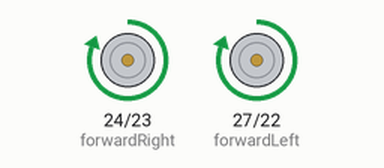
Bench run of a program on a simulated Raspberry Pi (BCM pin numbers). Parts: motor-driver pin pairs drawn as motors (green arrow = first pin HIGH = forward, orange = second pin HIGH = backward, longer = more drive). At 16.0 s the program stops and its outputs stay as they are.

Above: at 1.0 s.
At 3.0 s:
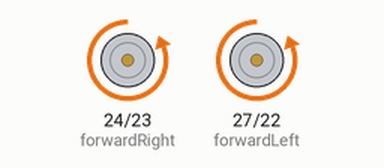
Timing chart, 0 to 5.2 s (numbered marks = the images above):
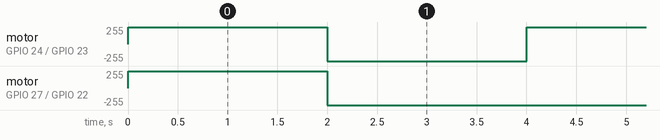

The program:

demo.py
```python
__author__="Ben Hart"
__version__="0.1.0"

from gpiozero import PWMOutputDevice
from time import sleep

PWM_FORWARD_LEFT_PIN = 27
PWM_REVERSE_LEFT_PIN = 22

PWM_FORWARD_RIGHT_PIN = 24
PWM_REVERSE_RIGHT_PIN = 23

forwardLeft = PWMOutputDevice(PWM_FORWARD_LEFT_PIN, True, 0, 1000)
reverseLeft = PWMOutputDevice(PWM_REVERSE_LEFT_PIN, True, 0, 1000)

forwardRight = PWMOutputDevice(PWM_FORWARD_RIGHT_PIN, True, 0, 1000)
reverseRight = PWMOutputDevice(PWM_REVERSE_RIGHT_PIN, True, 0, 1000)

def allStop():
	forwardLeft.value = 0
	reverseLeft.value = 0
	forwardRight.value = 0
	reverseRight.value = 0

def forwardDrive():
	forwardLeft.value = 1.0
	reverseLeft.value = 0
	forwardRight.value = 1.0
	reverseRight.value = 0

def reverseDrive():
	forwardLeft.value = 0
	reverseLeft.value = 1.0
	forwardRight.value = 0
	reverseRight.value = 1.0

def spinLeft():
	forwardLeft.value = 0
	reverseLeft.value = 1.0
	forwardRight.value = 1.0
	reverseRight.value = 0

def SpinRight():
	forwardLeft.value = 1.0
	reverseLeft.value = 0
	forwardRight.value = 0
	reverseRight.value = 1.0

def forwardTurnLeft():
	forwardLeft.value = 0.2
	reverseLeft.value = 0
	forwardRight.value = 0.8
	reverseRight.value = 0

def forwardTurnRight():
	forwardLeft.value = 0.8
	reverseLeft.value = 0
	forwardRight.value = 0.2
	reverseRight.value = 0

def reverseTurnLeft():
	forwardLeft.value = 0
	reverseLeft.value = 0.2
	forwardRight.value = 0
	reverseRight.value = 0.8

def reverseTurnRight():
	forwardLeft.value = 0
	reverseLeft.value = 0.8
	forwardRight.value = 0
	reverseRight.value = 0.2


run_time = 2
def main():
	allStop()
	forwardDrive()
	sleep(run_time)
	reverseDrive()
	sleep(run_time)
	spinLeft()
	sleep(run_time)
	SpinRight()
	sleep(run_time)
	forwardTurnLeft()
	sleep(run_time)
	forwardTurnRight()
	sleep(run_time)
	reverseTurnLeft()
	sleep(run_time)
	reverseTurnRight()
	sleep(run_time)
	allStop()


if __name__ == "__main__":
    """ This is executed when run from the command line """
    main()
```
